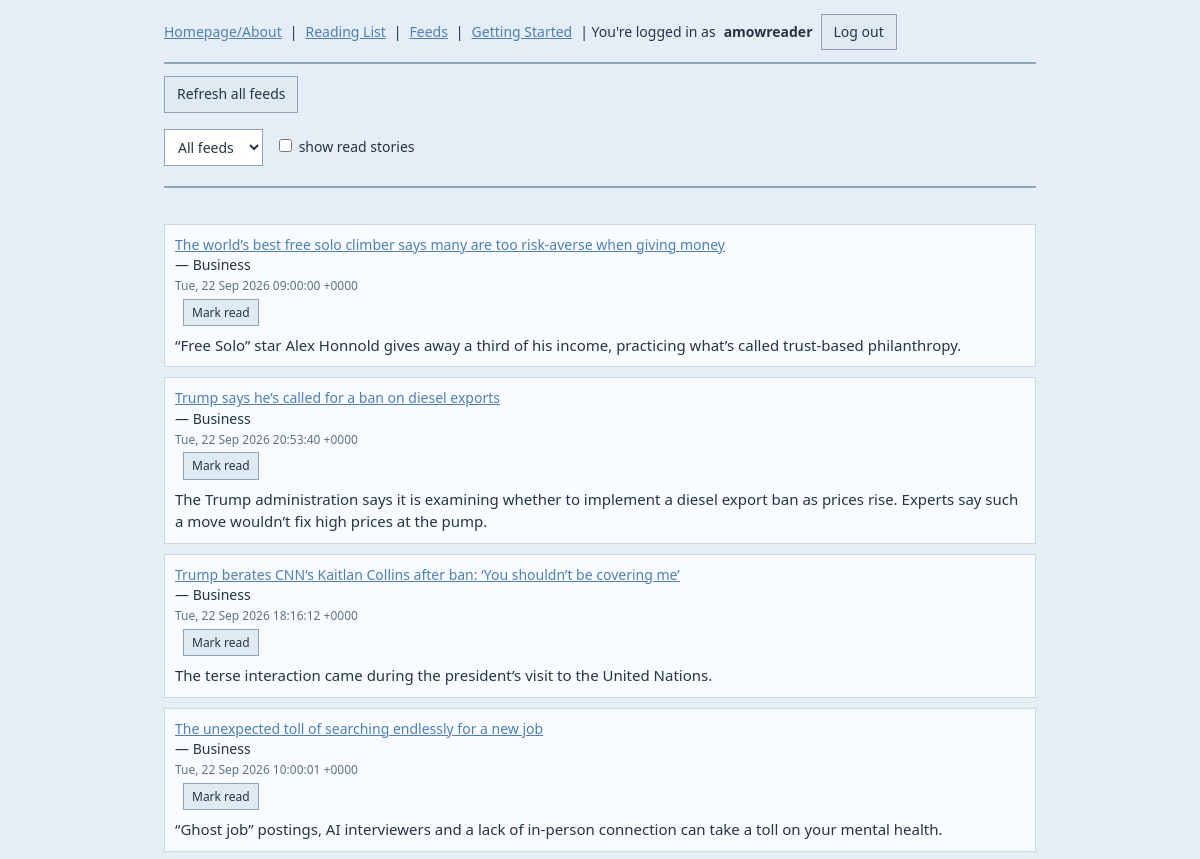
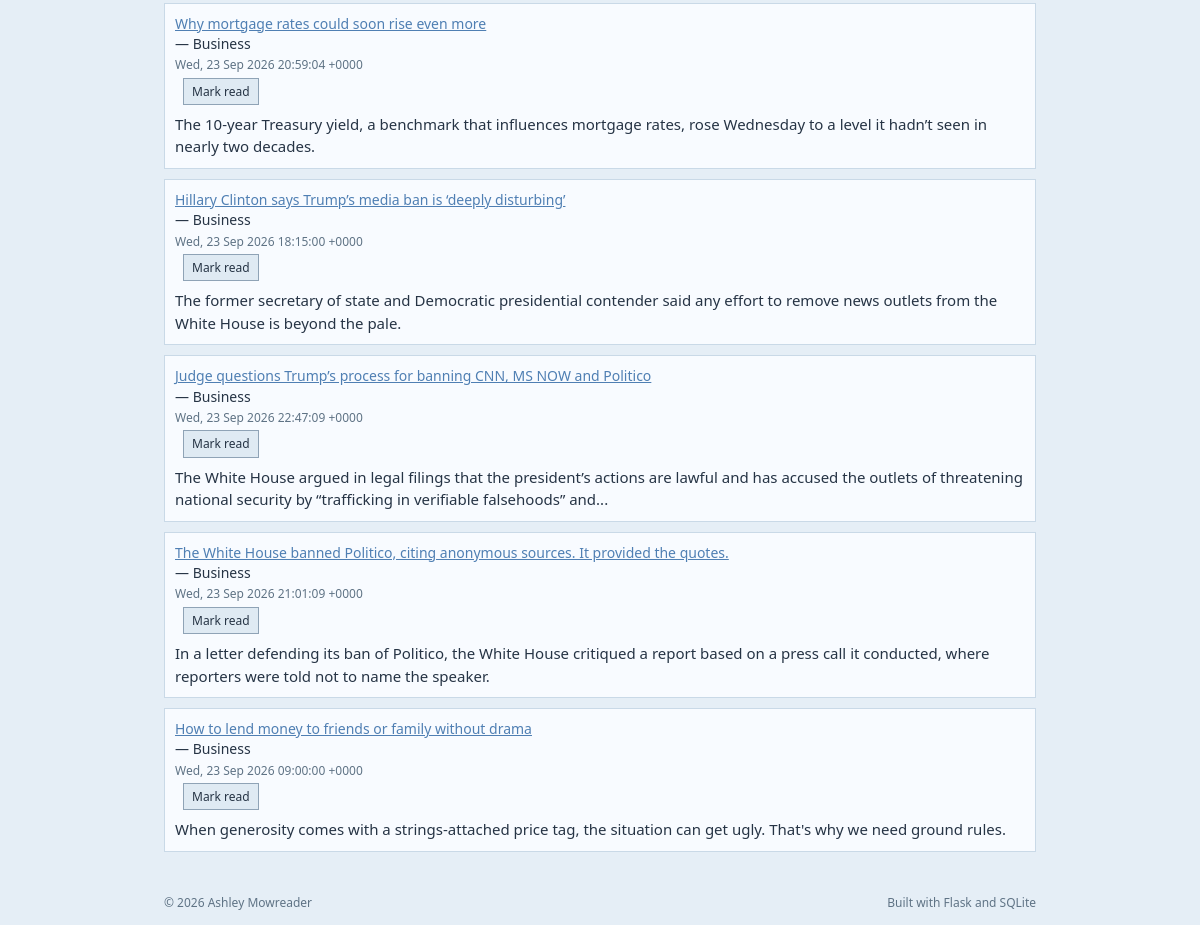
The app's page /app (signed in) with its own data (2 pictures, top to bottom).
### tables this page shows
CREATE TABLE users (
    id INTEGER PRIMARY KEY AUTOINCREMENT,
    username TEXT UNIQUE NOT NULL,
    password_hash TEXT NOT NULL,
    created_at TEXT NOT NULL
);

CREATE TABLE stories (
    id INTEGER PRIMARY KEY AUTOINCREMENT,
    feed_id INTEGER NOT NULL REFERENCES feeds(id) ON DELETE CASCADE,
    guid TEXT NOT NULL,
    title TEXT,
    link TEXT,
    published TEXT,
    summary TEXT,
    fetched_at TEXT NOT NULL, author TEXT,
    UNIQUE(feed_id, guid)
);

CREATE TABLE feeds (
    id INTEGER PRIMARY KEY AUTOINCREMENT,
    url TEXT UNIQUE NOT NULL,
    title TEXT,
    added_at TEXT NOT NULL
);

### app.py (the view)
@app.route("/app")
@auth.require_login
def index():
    db = get_db()
    show_read = request.args.get("show_read") == "1"
    feed_id = request.args.get("feed_id", type=int)
    query = """
        SELECT stories.*, feeds.title AS feed_title,
               (read_states.id IS NOT NULL) AS is_read
        FROM stories
        JOIN feeds ON feeds.id = stories.feed_id
        JOIN subscriptions ON subscriptions.feed_id = feeds.id
            AND subscriptions.user_id = ?
        LEFT JOIN read_states ON read_states.story_id = stories.id
            AND read_states.user_id = ?
    """
    params = [g.user["id"], g.user["id"]]
    conditions = []
    if not show_read:
        conditions.append("read_states.id IS NULL")
    if feed_id:
        conditions.append("stories.feed_id = ?")
        params.append(feed_id)
    if conditions:
        query += " WHERE " + " AND ".join(conditions)
    query += " ORDER BY stories.fetched_at DESC LIMIT 200"
    stories = db.execute(query, params).fetchall()
    subscribed_feeds = _subscribed_feeds(db, g.user["id"])
    return render_template(
        "index.html",
        stories=stories,
        feeds=subscribed_feeds,
        show_read=show_read,
        selected_feed_id=feed_id,
    )

### app.py (called while the page is built)
@app.template_filter("format_date")
def format_date(date_string):
    if not date_string:
        return ""
    try:
        dt = date_parser.isoparse(date_string)
        if dt.tzinfo is None:
            dt = dt.replace(tzinfo=datetime.timezone.utc)
        dt = dt.astimezone(DISPLAY_TZ)
        tz_name = dt.strftime("%Z") or "UTC"
        return dt.strftime("%b %-d, %Y %H:%M") + f" ({tz_name})"
    except (ValueError, TypeError):
        return date_string

def get_db():
    if "db" not in g:
        g.db = sqlite3.connect(DATABASE)
        g.db.row_factory = sqlite3.Row
        g.db.execute("PRAGMA foreign_keys = ON")
    return g.db

@app.before_request
def load_logged_in_user():
    user_id = session.get("user_id")
    if user_id is None:
        g.user = None
    else:
        g.user = get_db().execute(
            "SELECT * FROM users WHERE id = ?", (user_id,)
        ).fetchone()

def _subscribed_feeds(db, user_id):
    return db.execute(
        """
        SELECT feeds.* FROM feeds
        JOIN subscriptions ON subscriptions.feed_id = feeds.id
        WHERE subscriptions.user_id = ?
        ORDER BY feeds.title
        """,
        (user_id,),
    ).fetchall()

### auth.py (called while the page is built)
def require_login(view):
    @functools.wraps(view)
    def wrapped(*args, **kwargs):
        if g.get("user") is None:
            return redirect(url_for("login"))
        return view(*args, **kwargs)
    return wrapped

### templates/index.html (shortened to what this page needs)
{% extends "base.html" %}
{% block content %}
<div class="feed-controls">
  <form class="refresh-form" method="post" action="{{ url_for('refresh') }}">
    <button type="submit">Refresh all feeds</button>
  </form>
  <form class="feed-filter-form" method="get" action="{{ url_for('index') }}">
    <select name="feed_id" onchange="this.form.submit()">
      <option value="">All feeds</option>
    </select>
    <label>
      <input type="checkbox" name="show_read" value="1" onchange="this.form.submit()" {% if show_read %}checked{% endif %}>
      show read stories
    </label>
  </form>
</div>
<hr>
<ul>
  {% for story in stories %}
    <li class="story-item">
      <div class="story-copy">
        <a href="{{ story.link }}" target="_blank">{{ story.title }}</a><br>
        &mdash; {{ story.feed_title }}
        <br>
        <small class="story-date">{{ story.published | format_date }}</small>
        {% if not story.is_read %}
          <form method="post" action="{{ url_for('mark_read', story_id=story.id) }}">
            <button class="mark-read-btn" type="submit">Mark read</button>
          </form>
        {% endif %}
        <div class="story-summary">{{ story.summary | striptags | truncate(200) }}</div>
      </div>
    </li>
  {% endfor %}
</ul>
{% endblock %}

### templates/base.html (shortened to what this page needs)
<!doctype html>
<html>
<head>
  <link rel="stylesheet" href="{{ url_for('static', filename='style.css') }}">
</head>
<body>
  <nav>
    <a href="{{ url_for('landing') }}">Homepage/About</a>
    |
    {% if g.user %}
      <a href="{{ url_for('index') }}">Reading List</a>
      |
      <a href="{{ url_for('list_feeds') }}">Feeds</a>
      |
      <a href="{{ url_for('getting_started') }}">Getting Started</a>
    |
      You're logged in as <b>{{ g.user.username }}</b>
      <form method="post" action="{{ url_for('logout') }}">
        <button type="submit">Log out</button>
      </form>
    {% else %}
      <a href="{{ url_for('login') }}">Log in</a>
      |
      <a href="{{ url_for('signup') }}">Sign up</a>
    {% endif %}
  </nav>
  <hr>
  {% block content %}{% endblock %}
  <footer class="site-footer">
    <span>&copy; 2026 Ashley Mowreader</span>
    <span>Built with Flask and SQLite</span>
  </footer>
</body>
</html>

### static/style.css (style rules this page uses)
:root { --bg: #e5eef6; --panel: #f4f9fc; --text: #263445; --muted: #5f7385; --link: #4f7fb3; --line: #8fa3b6; --btn: #dfeaf3; }
* { box-sizing: border-box; }
body { margin: 0; padding: 14px; background: var(--bg); color: var(--text); font-family: "Segoe UI", Tahoma, Verdana, sans-serif; font-size: 14px; line-height: 1.45; min-height: 100vh; display: flex; flex-direction: column; max-width: 900px; margin: 0 auto; align-content: center; }
nav { display: flex; flex-wrap: wrap; align-items: center; gap: 8px; }
nav form { margin: 0; }
a { color: var(--link); }
hr { border: 0; border-top: 2px solid var(--line); margin: 12px 0; }
input[type=text], input[type=password], input[type=email], select, textarea, button { font: inherit; color: var(--text); }
input[type=text], input[type=password], input[type=email], select, textarea { background: #fff; border: 1px solid var(--line); padding: 7px 9px; min-height: 34px; }
button { background: var(--btn); border: 1px solid var(--line); padding: 7px 12px; cursor: pointer; }
.feed-controls { display: flex; flex-direction: column; gap: 16px; margin-bottom: 8px; }
.refresh-form, .feed-filter-form { margin: 0; }
.feed-filter-form { display: flex; align-items: center; flex-wrap: wrap; gap: 12px; }
ul { list-style: none; margin: 14px 0; padding-left: 0; }
li { margin: 10px 0; padding: 10px; background: #f8fbff; border: 1px solid #c9d9e7; }
.story-item { display: flex; gap: 10px; }
.story-copy { min-width: 0; }
.story-copy form { display: inline-flex; margin-left: 8px; padding-top: 4px; }
.mark-read-btn { padding: 4px 8px; font-size: 12px; min-height: 24px; }
.story-date { display: block; color: var(--muted); font-size: 12px; margin-top: 2px; }
.story-summary { margin-top: 8px; font-size: 15px; color: var(--text); line-height: 1.5; }
small { color: var(--muted); }
.site-footer { margin-top: auto; padding-top: 18px; display: flex; justify-content: space-between; gap: 12px; color: var(--muted); font-size: 12px; }

### records on screen
users: user.username "amowreader"
stories: title "The world’s best free solo climber says many are too risk-averse when giving money", feed_title "Business", published "Tue, 22 Sep 2026 09:00:00 +0000", summary "“Free Solo” star Alex Honnold gives away a third of his income, practicing what’s called trust-based philanthropy."
stories: title "Trump says he’s called for a ban on diesel exports", feed_title "Business", published "Tue, 22 Sep 2026 20:53:40 +0000", summary "The Trump administration says it is examining whether to implement a diesel export ban as prices rise. Experts say such a move wouldn’t fix high prices at the pump."
stories: title "Trump berates CNN’s Kaitlan Collins after ban: ‘You shouldn’t be covering me’", feed_title "Business", published "Tue, 22 Sep 2026 18:16:12 +0000", summary "The terse interaction came during the president’s visit to the United Nations."
stories: title "The unexpected toll of searching endlessly for a new job", feed_title "Business", published "Tue, 22 Sep 2026 10:00:01 +0000", summary "“Ghost job” postings, AI interviewers and a lack of in-person connection can take a toll on your mental health."
stories: title "Why mortgage rates could soon rise even more", feed_title "Business", published "Wed, 23 Sep 2026 20:59:04 +0000", summary "The 10-year Treasury yield, a benchmark that influences mortgage rates, rose Wednesday to a level it hadn’t seen in nearly two decades."
stories: title "Hillary Clinton says Trump’s media ban is ‘deeply disturbing’", feed_title "Business", published "Wed, 23 Sep 2026 18:15:00 +0000", summary "The former secretary of state and Democratic presidential contender said any effort to remove news outlets from the White House is beyond the pale."
stories: title "Judge questions Trump’s process for banning CNN, MS NOW and Politico", feed_title "Business", published "Wed, 23 Sep 2026 22:47:09 +0000", summary "The White House argued in legal filings that the president’s actions are lawful and has accused the outlets of threatening national security by “trafficking in verifiable falsehoods” and..."
stories: title "The White House banned Politico, citing anonymous sources. It provided the quotes.", feed_title "Business", published "Wed, 23 Sep 2026 21:01:09 +0000", summary "In a letter defending its ban of Politico, the White House critiqued a report based on a press call it conducted, where reporters were told not to name the speaker."
stories: title "How to lend money to friends or family without drama", feed_title "Business", published "Wed, 23 Sep 2026 09:00:00 +0000", summary "When generosity comes with a strings-attached price tag, the situation can get ugly. That's why we need ground rules."
